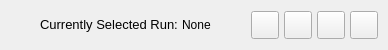
           <widget class="QFrame" name="contentTopBg">
            <property name="minimumSize">
             <size>
              <width>0</width>
              <height>50</height>
             </size>
            </property>
            <property name="maximumSize">
             <size>
              <width>16777215</width>
              <height>50</height>
             </size>
            </property>
            <property name="frameShape">
             <enum>QFrame::Shape::NoFrame</enum>
            </property>
            <property name="frameShadow">
             <enum>QFrame::Shadow::Raised</enum>
            </property>
            <layout class="QHBoxLayout" name="horizontalLayout">
             <property name="spacing">
              <number>0</number>
             </property>
             <property name="leftMargin">
              <number>0</number>
             </property>
             <property name="topMargin">
              <number>0</number>
             </property>
             <property name="rightMargin">
              <number>10</number>
             </property>
             <property name="bottomMargin">
              <number>0</number>
             </property>
             <item>
              <widget class="QFrame" name="leftBox">
               <property name="sizePolicy">
                <sizepolicy hsizetype="Expanding" vsizetype="Preferred">
                 <horstretch>0</horstretch>
                 <verstretch>0</verstretch>
                </sizepolicy>
               </property>
               <property name="frameShape">
                <enum>QFrame::Shape::NoFrame</enum>
               </property>
               <property name="frameShadow">
                <enum>QFrame::Shadow::Raised</enum>
               </property>
               <layout class="QHBoxLayout" name="horizontalLayout_3">
                <property name="spacing">
                 <number>0</number>
                </property>
                <property name="leftMargin">
                 <number>0</number>
                </property>
                <property name="topMargin">
                 <number>0</number>
                </property>
                <property name="rightMargin">
                 <number>0</number>
                </property>
                <property name="bottomMargin">
                 <number>0</number>
                </property>
                <item>
                 <spacer name="horizontalSpacer_7">
                  <property name="orientation">
                   <enum>Qt::Orientation::Horizontal</enum>
                  </property>
                  <property name="sizeHint" stdset="0">
                   <size>
                    <width>40</width>
                    <height>20</height>
                   </size>
                  </property>
                 </spacer>
                </item>
                <item>
                 <widget class="QLabel" name="currentlySelectedText">
                  <property name="sizePolicy">
                   <sizepolicy hsizetype="Preferred" vsizetype="Expanding">
                    <horstretch>0</horstretch>
                    <verstretch>0</verstretch>
                   </sizepolicy>
                  </property>
                  <property name="maximumSize">
                   <size>
                    <width>16777215</width>
                    <height>45</height>
                   </size>
                  </property>
                  <property name="font">
                   <font>
                    <family>Segoe UI</family>
                    <pointsize>10</pointsize>
                    <italic>false</italic>
                    <bold>false</bold>
                   </font>
                  </property>
                  <property name="text">
                   <string>Currently Selected Run: </string>
                  </property>
                  <property name="alignment">
                   <set>Qt::AlignmentFlag::AlignLeading|Qt::AlignmentFlag::AlignLeft|Qt::AlignmentFlag::AlignVCenter</set>
                  </property>
                 </widget>
                </item>
                <item>
                 <widget class="QLabel" name="currentlySelected">
                  <property name="text">
                   <string>None</string>
                  </property>
                 </widget>
                </item>
                <item>
                 <spacer name="horizontalSpacer_3">
                  <property name="orientation">
                   <enum>Qt::Orientation::Horizontal</enum>
                  </property>
                  <property name="sizeHint" stdset="0">
                   <size>
                    <width>40</width>
                    <height>20</height>
                   </size>
                  </property>
                 </spacer>
                </item>
               </layout>
              </widget>
             </item>
             <item alignment="Qt::AlignmentFlag::AlignRight">
              <widget class="QFrame" name="rightButtons">
               <property name="minimumSize">
                <size>
                 <width>0</width>
                 <height>28</height>
                </size>
               </property>
               <property name="frameShape">
                <enum>QFrame::Shape::NoFrame</enum>
               </property>
               <property name="frameShadow">
                <enum>QFrame::Shadow::Raised</enum>
               </property>
               <layout class="QHBoxLayout" name="horizontalLayout_2">
                <property name="spacing">
                 <number>5</number>
                </property>
                <property name="leftMargin">
                 <number>0</number>
                </property>
                <property name="topMargin">
                 <number>0</number>
                </property>
                <property name="rightMargin">
                 <number>0</number>
                </property>
                <property name="bottomMargin">
                 <number>0</number>
                </property>
                <item>
                 <widget class="QPushButton" name="settingsTopButton">
                  <property name="minimumSize">
                   <size>
                    <width>28</width>
                    <height>28</height>
                   </size>
                  </property>
                  <property name="maximumSize">
                   <size>
                    <width>28</width>
                    <height>28</height>
                   </size>
                  </property>
                  <property name="cursor">
                   <cursorShape>PointingHandCursor</cursorShape>
                  </property>
                  <property name="toolTip">
                   <string>Settings</string>
                  </property>
                  <property name="text">
                   <string/>
                  </property>
                  <property name="icon">
                   <iconset resource="resources.qrc">
                    <normaloff>:/icons/images/icons/icon_settings.png</normaloff>:/icons/images/icons/icon_settings.png</iconset>
                  </property>
                  <property name="iconSize">
                   <size>
                    <width>20</width>
                    <height>20</height>
                   </size>
                  </property>
                 </widget>
                </item>
                <item>
                 <widget class="QPushButton" name="minimizeAppButton">
                  <property name="minimumSize">
                   <size>
                    <width>28</width>
                    <height>28</height>
                   </size>
                  </property>
                  <property name="maximumSize">
                   <size>
                    <width>28</width>
                    <height>28</height>
                   </size>
                  </property>
                  <property name="cursor">
                   <cursorShape>PointingHandCursor</cursorShape>
                  </property>
                  <property name="toolTip">
                   <string>Minimize</string>
                  </property>
                  <property name="text">
                   <string/>
                  </property>
                  <property name="icon">
                   <iconset resource="resources.qrc">
                    <normaloff>:/icons/images/icons/icon_minimize.png</normaloff>:/icons/images/icons/icon_minimize.png</iconset>
                  </property>
                  <property name="iconSize">
                   <size>
                    <width>20</width>
                    <height>20</height>
                   </size>
                  </property>
                 </widget>
                </item>
                <item>
                 <widget class="QPushButton" name="maximizeRestoreAppButton">
                  <property name="minimumSize">
                   <size>
                    <width>28</width>
                    <height>28</height>
                   </size>
                  </property>
                  <property name="maximumSize">
                   <size>
                    <width>28</width>
                    <height>28</height>
                   </size>
                  </property>
                  <property name="font">
                   <font>
                    <family>Segoe UI</family>
                    <pointsize>10</pointsize>
                    <italic>false</italic>
                    <bold>false</bold>
                    <stylestrategy>PreferDefault</stylestrategy>
                   </font>
                  </property>
                  <property name="cursor">
                   <cursorShape>PointingHandCursor</cursorShape>
                  </property>
                  <property name="toolTip">
                   <string>Maximize</string>
                  </property>
                  <property name="text">
                   <string/>
                  </property>
                  <property name="icon">
                   <iconset resource="resources.qrc">
                    <normaloff>:/icons/images/icons/icon_maximize.png</normaloff>:/icons/images/icons/icon_maximize.png</iconset>
                  </property>
                  <property name="iconSize">
                   <size>
                    <width>20</width>
                    <height>20</height>
                   </size>
                  </property>
                 </widget>
                </item>
                <item>
                 <widget class="QPushButton" name="closeAppButton">
                  <property name="minimumSize">
                   <size>
                    <width>28</width>
                    <height>28</height>
                   </size>
                  </property>
                  <property name="maximumSize">
                   <size>
                    <width>28</width>
                    <height>28</height>
                   </size>
                  </property>
                  <property name="cursor">
                   <cursorShape>PointingHandCursor</cursorShape>
                  </property>
                  <property name="toolTip">
                   <string>Close</string>
                  </property>
                  <property name="text">
                   <string/>
                  </property>
                  <property name="icon">
                   <iconset resource="resources.qrc">
                    <normaloff>:/icons/images/icons/icon_close.png</normaloff>:/icons/images/icons/icon_close.png</iconset>
                  </property>
                  <property name="iconSize">
                   <size>
                    <width>20</width>
                    <height>20</height>
                   </size>
                  </property>
                 </widget>
                </item>
               </layout>
              </widget>
             </item>
            </layout>
           </widget>
